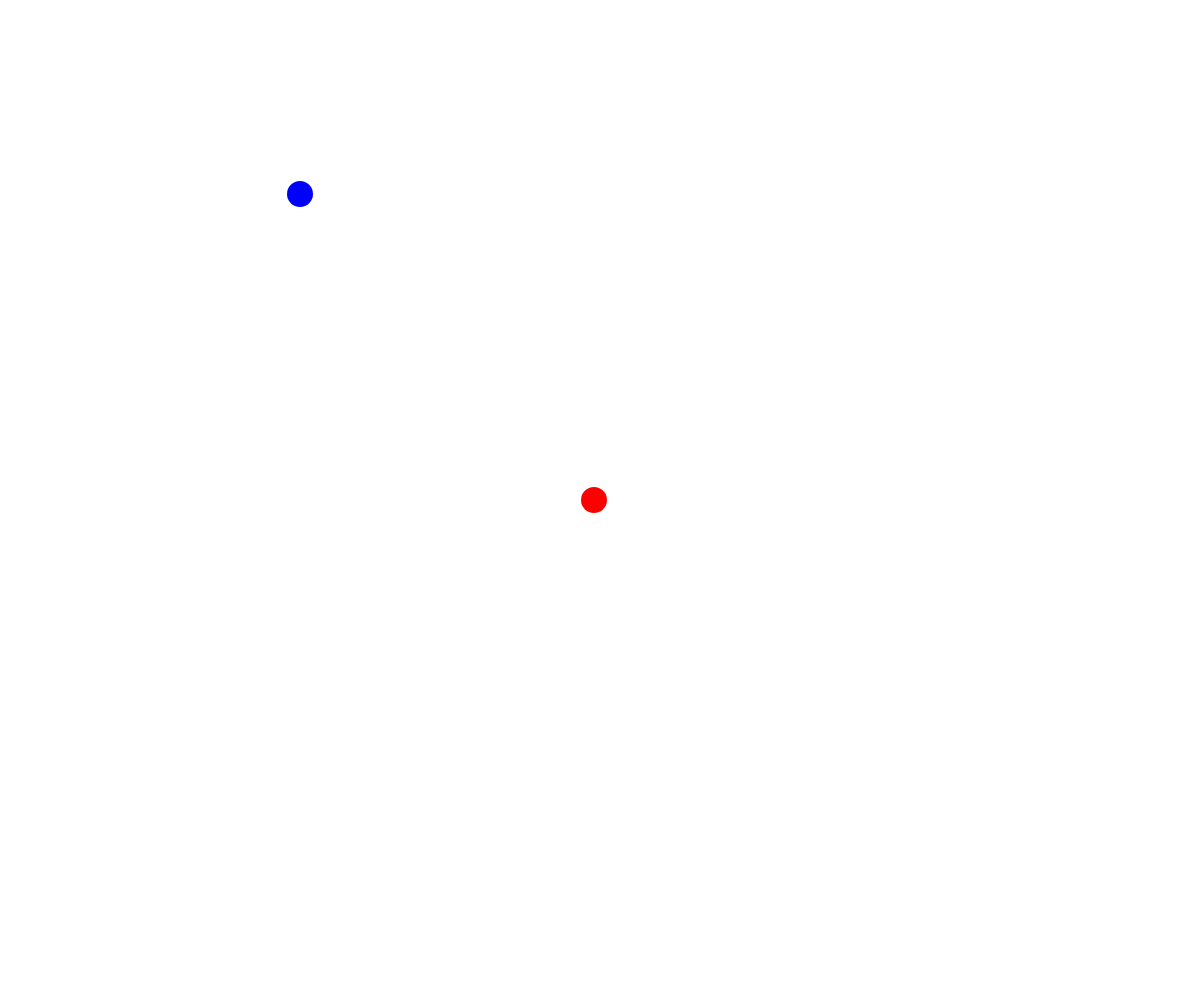
Frame 1 (no input)
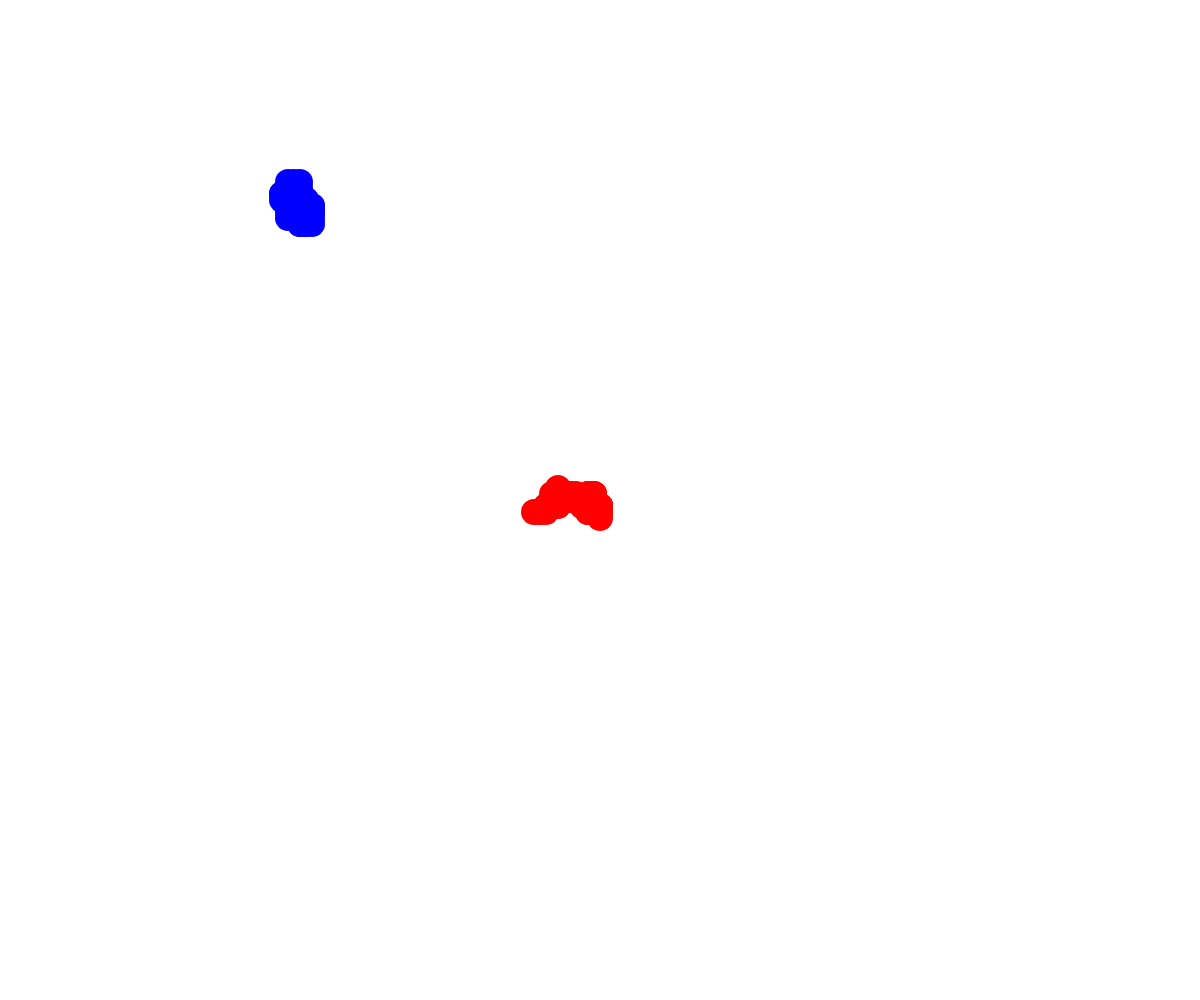
Frame 60 (no input)
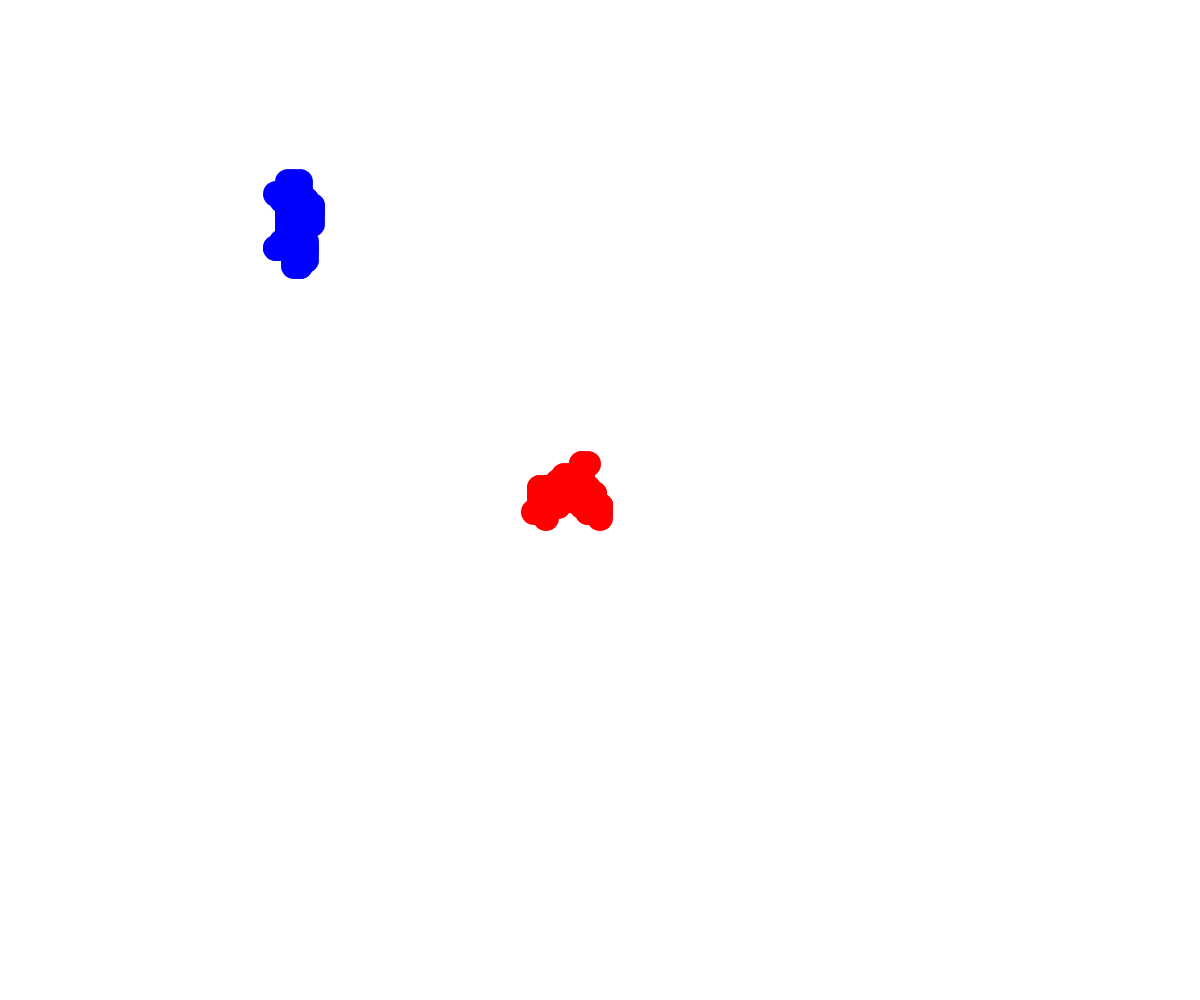
Frame 120 (the mouse pressed at the canvas centre since frame 60)

The p5.js sketch that drew these frames (run headless with seeded random() and noise() and a simulated clock; from frame 60 on, the mouse is pressed at the canvas centre):

// p5.js sketch
// ── sketch.js
// Walker OOP Dem
// 11/13/2024

class Walker {
  constructor(x,y,c) {
    this.x = x;
    this.y = y;
    this.s = 6;
    this.r = 13;
    this.c = c;
  }

  disp(){
    fill(this.c);
    circle(this.x,this.y,this.r*2);
  }

  move(){
    let choice = random();
    if (choice<0.25){
      this.y-=this.s;
    }
    else if (choice<0.50){
      this.y+=this.s;
    }
    else if (choice<0.75){
      this.x-=this.s;
    }
    else {
      this.x+=this.s;
    }
  }
}

let nerd;
let michaelangelo;

function setup() {
  noStroke();
  createCanvas(windowWidth, windowHeight);  
  nerd = new Walker(width/2,height/2, "red");
  michaelangelo = new Walker(300, 200, "blue");
}

function draw() {
  // background(220);
  nerd.move();
  michaelangelo.move();
  nerd.disp();
  michaelangelo.disp();
}
